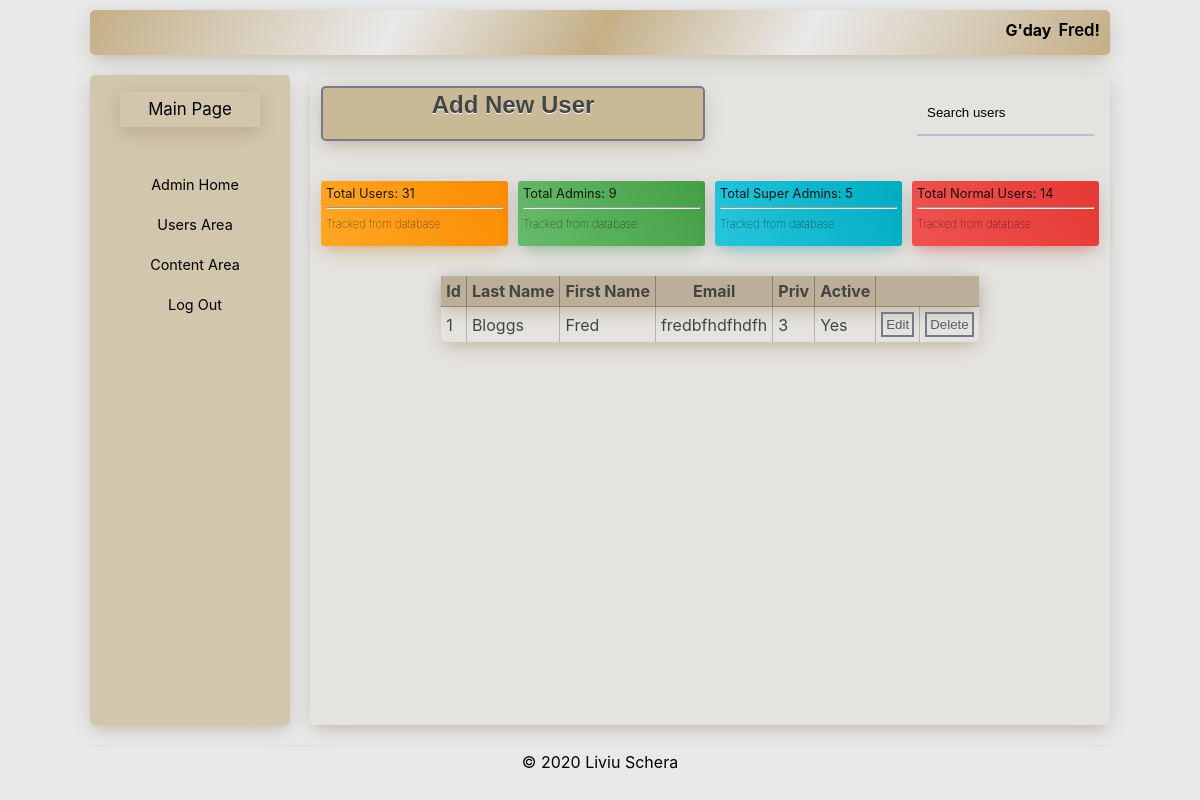
The app's page /admin/users/index.php?id=1 (signed in) with its own data.
### tables this page shows
CREATE TABLE `users` (
  `id` int(255) NOT NULL,
  `email` varchar(255) NOT NULL,
  `pw` varchar(255) NOT NULL,
  `fname` varchar(255) NOT NULL,
  `sname` varchar(255) NOT NULL,
  `priv` int(1) NOT NULL DEFAULT '0',
  `active` varchar(1) NOT NULL DEFAULT 'n'
);

### private/database.php (called while the page is built, shortened)
<?php
function db_escape($connection, $string){
    return mysqli_real_escape_string($connection, $string);
}

### private/query_functions.php (called while the page is built, shortened)
<?php
function find_user_by_id($id, $return_array = true)
{
    global $db;
    $query = "SELECT * FROM users WHERE id= '" . db_escape($db, $id) . "'";
    $result = mysqli_query($db, $query);
    if ($return_array) {
        $user = mysqli_fetch_assoc($result);
        return $user;
    } else {
        return $result;
    }
}

### private/functions.php (the view, shortened to what this page needs)
<?php
function url($path)
{
    if ($path[0] !== "/") {
        $path = "/" . $path;
    }
    return WWW_ROOT . $path;
}
function u($string = "")
{
    return urlencode($string);
}
function h($string = "")
{
    return htmlspecialchars($string);
}
        ?>
        <?php
function display_table($result = [])
{
    if (!empty($result)) {
        ?>
        <table border="1">
            <thead>
            <tr>
                <th>Id</th>
                <th>Last Name</th>
                <th>First Name</th>
                <th>Email</th>
                <th>Priv</th>
                <th>Active</th>
                <th colspan="2"></th>
            </tr>
            </thead>
            <tbody>
            <?php while ($user = mysqli_fetch_assoc($result)) {
                ?>
                <tr>
                    <td><?php echo h($user['id']); ?></td>
                    <td><?php echo h($user['sname']); ?></td>
                    <td><?php echo h($user['fname']); ?></td>
                    <td><?php echo h($user['email']); ?></td>
                    <td><?php echo h($user['priv']); ?></td>
                    <td><?php echo h($user['active']) == "y" ? "Yes" : "No"; ?></td>
                    <?php if ($_SESSION['priv_level'] === "1" || $user['priv'] <= $_SESSION['priv_level'] - 1 || $_SESSION['user_id'] == $user['id']) { ?>
                        <td><button><a href="<?php
                                echo url('admin/users/edit_user.php?id=' . h(u($user['id'])));
                                ?>">Edit</a></button>
                        </td>
                        <td><button><a href="<?php echo url('admin/users/delete_user.php?id=' . h(u($user['id']))); ?>">Delete</a></button>
                        </td>
                    <?php } ?>
                </tr>
                <?php
} ?>
            </tbody>
        </table>
        <?php
    }
}
    ?>

### public/css/admin.css (style rules this page uses)
html, body, ul, li, h1 { font-family: -apple-system, BlinkMacSystemFont, "Segoe UI", Roboto, Oxygen-Sans, Ubuntu, Cantarell, "Helvetica Neue", sans-serif; margin: 0; }
.content, .info, .logonav, .logo, table, thead, .error, .message, .form, .add_link { border-radius: 5px; box-shadow: 0 12px 20px -10px rgba(196, 175, 134, 0.28), 0 4px 20px 0px rgba(0, 0, 0, 0.12), 0 7px 8px -5px rgba(196, 175, 134, 0.28); }
a { text-decoration: none; color: inherit; }
table { display: grid grid-row-start: 4; grid-column: span 4; margin: 0 auto; border-collapse: collapse; border-radius: 5px; border-style: hidden; }
thead { padding: 30px; background: rgba(240, 215, 167, .6); }
td, th { padding: 5px; }
td { border: 1px solid rgba(0, 0, 0, 0.2); }
th { background: rgba(0, 0, 0, 0.2); }

### public/css/forms.css (style rules this page uses)
html, body, ul, li, h1 { font-family: -apple-system, BlinkMacSystemFont, "Segoe UI", Roboto, Oxygen-Sans, Ubuntu, Cantarell, "Helvetica Neue", sans-serif; margin: 0; }
button { padding: 3px; border: 2px solid #78788c; background: 0; color: #5a5a6e; cursor: pointer; transition: all .3s; }

### records on screen
users: id "1", sname "Bloggs", fname "Fred", email "fredbfhdfhdfh", priv "3", active "Yes"

### other values on screen
$_SESSION['username'] "Fred"
$counted_users "31"
$total_admin "9"
$total_super_admins "5"
$normal_users "14"
